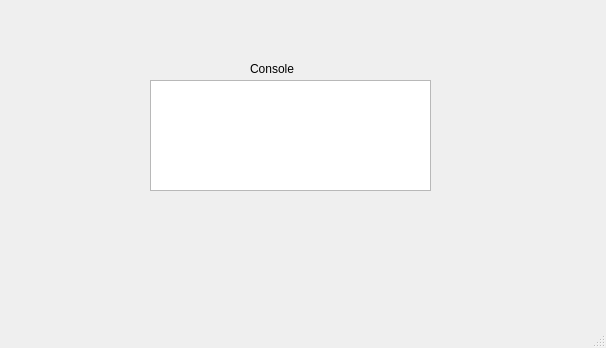
<?xml version="1.0" encoding="UTF-8"?>
<ui version="4.0">
 <class>AppAfficheur</class>
 <widget class="QMainWindow" name="AppAfficheur">
  <property name="geometry">
   <rect>
    <x>0</x>
    <y>0</y>
    <width>606</width>
    <height>348</height>
   </rect>
  </property>
  <property name="windowTitle">
   <string>AppAfficheur</string>
  </property>
  <widget class="QWidget" name="centralwidget">
   <widget class="QTextEdit" name="console">
    <property name="geometry">
     <rect>
      <x>150</x>
      <y>80</y>
      <width>281</width>
      <height>111</height>
     </rect>
    </property>
    <property name="readOnly">
     <bool>true</bool>
    </property>
   </widget>
   <widget class="QLabel" name="label">
    <property name="geometry">
     <rect>
      <x>250</x>
      <y>60</y>
      <width>67</width>
      <height>17</height>
     </rect>
    </property>
    <property name="text">
     <string>Console</string>
    </property>
   </widget>
  </widget>
  <widget class="QMenuBar" name="menubar">
   <property name="geometry">
    <rect>
     <x>0</x>
     <y>0</y>
     <width>606</width>
     <height>22</height>
    </rect>
   </property>
  </widget>
  <widget class="QStatusBar" name="statusbar"/>
 </widget>
 <resources/>
 <connections/>
</ui>
